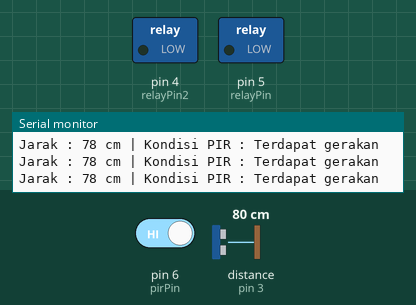
A sketch run on a simulated Arduino Uno, built with avr-gcc and run on an emulated ATmega328P. On the bench: switched loads named in the sketch (green lamp = pin HIGH), the last lines printed to the serial monitor. Wiring (inferred from the names in the program): ultrasonic range finder: trigger pin 2; echo pin 3. The inputs (shaded band) are chosen by the test bench; at power-on: pin 6 (pirPin) HIGH, distance to the obstacle (sensor on pin 3) 80 cm. The echo pulse lasts 58.3 µs per cm; pins used as bus, display or sensor lines are not drawn.

Above: at 1.3 s.
1.4 s: pin 6 (pirPin) driven LOW
At 2.7 s:
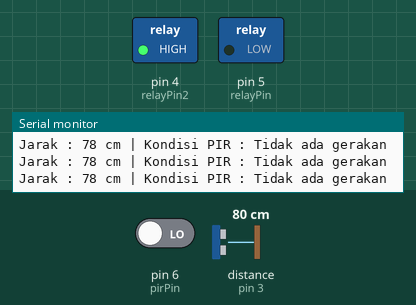
3.0 s: distance to the obstacle (sensor on pin 3) set to 7 cm
6.0 s: distance to the obstacle (sensor on pin 3) set to 4 cm
At 7.0 s:
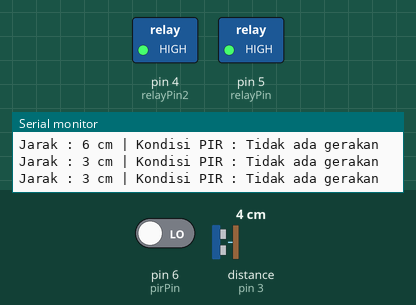
7.5 s: pin 6 (pirPin) driven HIGH
At 8.3 s:
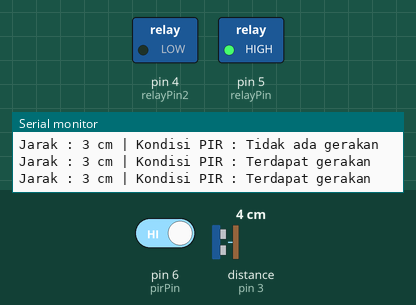
9.0 s: distance to the obstacle (sensor on pin 3) set to 120 cm
At 9.8 s:
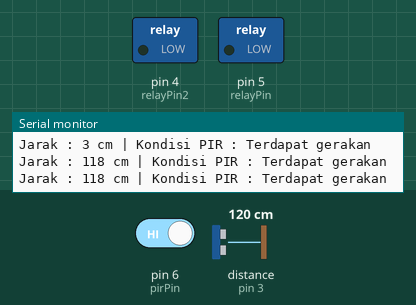
Timing chart, 0 to 11.5 s (numbered marks = the images above; inputs shaded):
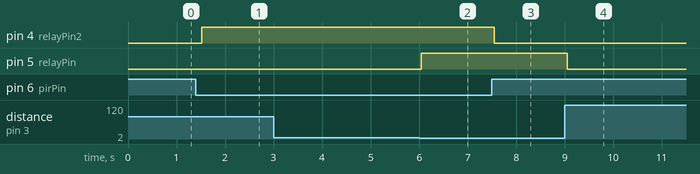

Measured:
- the behaviour switches between 6 and 5 cm on distance to the obstacle (sensor on pin 3) (found by bisection; images 1 and 2)
- after the input at 1.4 s, pin 4 (relayPin2): LOW → HIGH after 0.12 s
- after the input at 6.0 s, pin 5 (relayPin): LOW → HIGH at once
- after the input at 7.5 s, pin 4 (relayPin2): HIGH → LOW after 0.05 s
- after the input at 9.0 s, pin 5 (relayPin): HIGH → LOW after 0.06 s

The sketch:

code.ino
```cpp
// pin sensor ultrasonik
const int trigPin = 2;
const int echoPin = 3;

// pin sensor PIR
const int pirPin = 6;

// pin Relay
const int relayPin = 5;
const int relayPin2 = 4; // Additional relay pin

// Variable untuk mengukur jarak
long duration;
int distance;

// Variable untuk kondisi PIR
int pirState = LOW;

void setup() {
  Serial.begin(9600);
  pinMode(trigPin, OUTPUT);
  pinMode(echoPin, INPUT);
  pinMode(pirPin, INPUT);
  pinMode(relayPin, OUTPUT);
  pinMode(relayPin2, OUTPUT); // Additional relay pin as output
  digitalWrite(relayPin, LOW); // Make sure relay is off initially
  digitalWrite(relayPin2, LOW); // Make sure additional relay is off initially
}

void loop() {
  // Membaca jarak dari sensor ultrasonik
  digitalWrite(trigPin, LOW);
  delayMicroseconds(2);
  digitalWrite(trigPin, HIGH);
  delayMicroseconds(10);
  digitalWrite(trigPin, LOW);

  duration = pulseIn(echoPin, HIGH);
  distance = duration * 0.034 / 2;

  // Membaca kondisi sensor PIR
  pirState = digitalRead(pirPin);

  // Print hasil ke serial monitor
  Serial.print("Jarak : ");
  Serial.print(distance);
  Serial.print(" cm");
  Serial.print(" | Kondisi PIR : ");
  Serial.println(pirState == HIGH ? "Terdapat gerakan" : "Tidak ada gerakan");

  // Kontrol relay menuju solenoid valve berdasar jarak
  if (distance < 5) {
    digitalWrite(relayPin, HIGH); // Turn relay on
  } else {
    digitalWrite(relayPin, LOW); // Turn relay off
  }

  // Kontrol relay menuju lampu berdasar kondisi PIR
  if (pirState == LOW) {
    digitalWrite(relayPin2, HIGH); // Turn additional relay on
  } else {
    digitalWrite(relayPin2, LOW); // Turn additional relay off
  }

  // Delay sebelum loop lagi
  delay(500);
}
```
